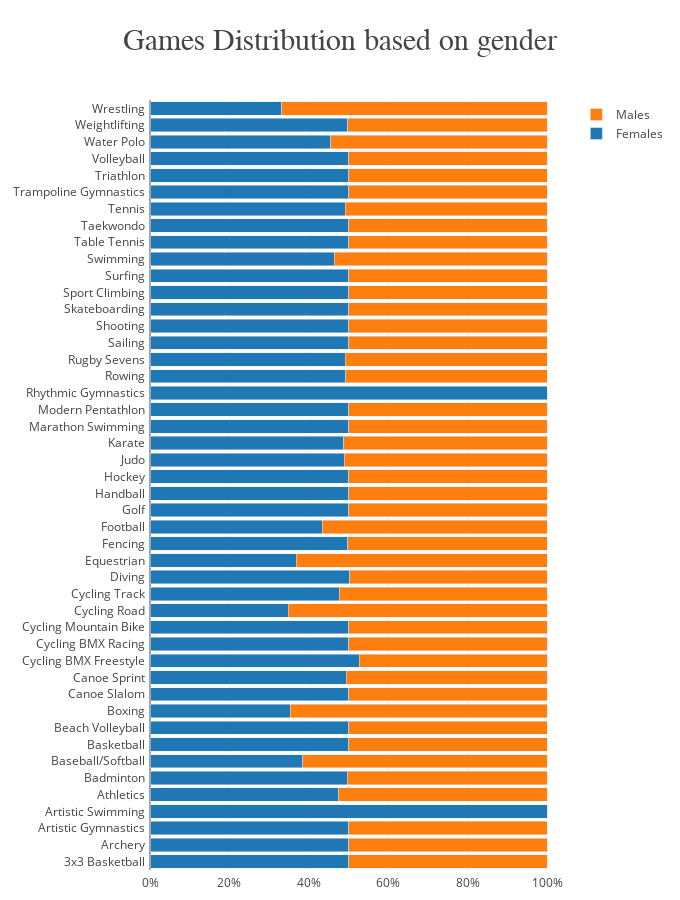

Notebook cell for this chart:
### Markdown cell above
**Games Distribution based on Gender**

### Code cell
e_gender['discipline'] = e_gender.index
e_gender['f_ratio'] = e_gender['Female'] / e_gender['Total']
e_gender['m_ratio'] = e_gender['Male'] / e_gender['Total']

fig = go.Figure()
fig.add_trace(
    go.Bar(
        y=e_gender.discipline,
        x=e_gender.f_ratio,
        orientation='h',
        name='Females'
    )
)
fig.add_trace(
    go.Bar(
        y=e_gender.discipline,
        x=e_gender.m_ratio,
        orientation='h',
        name='Males'
    )
)

template = dict(layout=go.Layout(title_font=dict(family="Rockwell", size=30)))
fig.update_layout(
    title = 'Games Distribution based on gender',
    template = template,
    barmode='stack', 
    autosize=False,
    width=680,
    height=900,
    margin=dict(
      l=150,
      r=100,
       b=30,
       t=100,
       pad=4
    )
)

fig.layout.xaxis.tickformat = ',.0%'
fig.show()

### Figure 1 — Plotly figure (JSON) as saved in the notebook; plotly's stock layout.template omitted (floating-point values rounded to 4 significant figures)
{"data": [{"name": "Females", "orientation": "h", "type": "bar", "x": [0.5, 0.5, 0.5, 1, 0.4748, 0.4971, 0.3846, 0.5, 0.5, 0.3529, 0.5, 0.494, 0.5263, 0.5, 0.5, 0.3483, 0.4762, 0.5035, 0.3687, 0.4977, 0.4342, 0.5, 0.5, 0.5, 0.4885, 0.4878, 0.5, 0.5, 1, 0.4923, 0.4916, 0.5, 0.5, 0.5, 0.5, 0.5, 0.4634, 0.5, 0.5, 0.4921, 0.5, 0.5, 0.5, 0.4552, 0.4975, 0.3322], "y": ["3x3 Basketball", "Archery", "Artistic Gymnastics", "Artistic Swimming", "Athletics", "Badminton", "Baseball/Softball", "Basketball", "Beach Volleyball", "Boxing", "Canoe Slalom", "Canoe Sprint", "Cycling BMX Freestyle", "Cycling BMX Racing", "Cycling Mountain Bike", "Cycling Road", "Cycling Track", "Diving", "Equestrian", "Fencing", "Football", "Golf", "Handball", "Hockey", "Judo", "Karate", "Marathon Swimming", "Modern Pentathlon", "Rhythmic Gymnastics", "Rowing", "Rugby Sevens", "Sailing", "Shooting", "Skateboarding", "Sport Climbing", "Surfing", "Swimming", "Table Tennis", "Taekwondo", "Tennis", "Trampoline Gymnastics", "Triathlon", "Volleyball", "Water Polo", "Weightlifting", "Wrestling"]}, {"name": "Males", "orientation": "h", "type": "bar", "x": [0.5, 0.5, 0.5, 0, 0.5252, 0.5029, 0.6154, 0.5, 0.5, 0.6471, 0.5, 0.506, 0.4737, 0.5, 0.5, 0.6517, 0.5238, 0.4965, 0.6313, 0.5023, 0.5658, 0.5, 0.5, 0.5, 0.5115, 0.5122, 0.5, 0.5, 0, 0.5077, 0.5084, 0.5, 0.5, 0.5, 0.5, 0.5, 0.5366, 0.5, 0.5, 0.5079, 0.5, 0.5, 0.5, 0.5448, 0.5025, 0.6678], "y": ["3x3 Basketball", "Archery", "Artistic Gymnastics", "Artistic Swimming", "Athletics", "Badminton", "Baseball/Softball", "Basketball", "Beach Volleyball", "Boxing", "Canoe Slalom", "Canoe Sprint", "Cycling BMX Freestyle", "Cycling BMX Racing", "Cycling Mountain Bike", "Cycling Road", "Cycling Track", "Diving", "Equestrian", "Fencing", "Football", "Golf", "Handball", "Hockey", "Judo", "Karate", "Marathon Swimming", "Modern Pentathlon", "Rhythmic Gymnastics", "Rowing", "Rugby Sevens", "Sailing", "Shooting", "Skateboarding", "Sport Climbing", "Surfing", "Swimming", "Table Tennis", "Taekwondo", "Tennis", "Trampoline Gymnastics", "Triathlon", "Volleyball", "Water Polo", "Weightlifting", "Wrestling"]}], "layout": {"autosize": false, "barmode": "stack", "height": 900, "margin": {"b": 30, "l": 150, "pad": 4, "r": 100, "t": 100}, "title": {"text": "Games Distribution based on gender"}, "width": 680, "xaxis": {"tickformat": ",.0%"}}}
